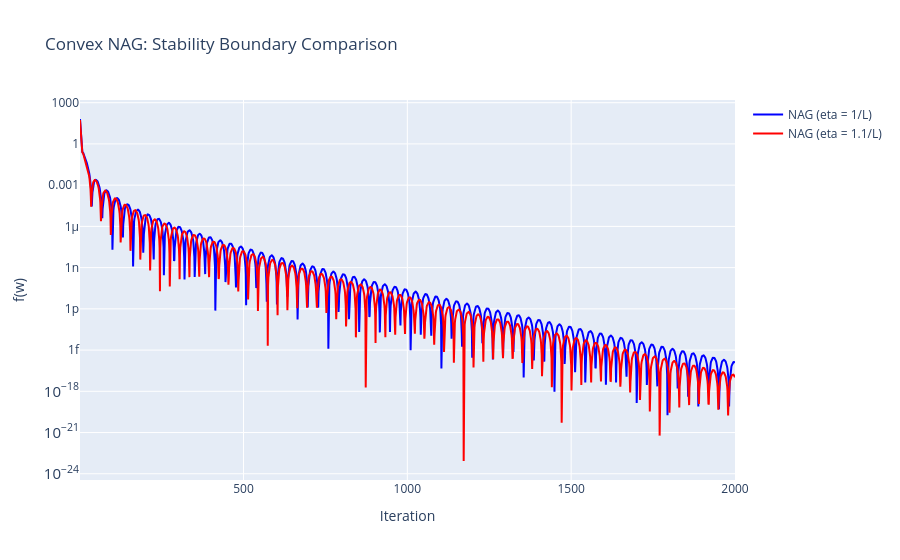

Notebook source saved alongside this figure:
### Code cell
# --- Stable case ---
eta_stable = 1 / L

def nag_with_eta(w0, steps, eta):
    w_prev = w0.copy()
    w = w0.copy()
    history = []

    for k in range(1, steps+1):
        beta_k = (k - 1) / (k + 2)
        y = w + beta_k * (w - w_prev)
        w_next = y - eta * grad(y)

        w_prev = w
        w = w_next

        history.append(f(w))

    return np.array(history)


w0 = np.random.randn(d)

nag_stable = nag_with_eta(w0,2000 , eta_stable)
nag_unstable = nag_with_eta(w0, 2000, 1.1/L)


# --- Interactive Plot ---
import plotly.graph_objects as go

k_vals = np.arange(1, 2001)

fig = go.Figure()

fig.add_trace(go.Scatter(
    x=k_vals,
    y=nag_stable,
    mode='lines',
    name='NAG (eta = 1/L)',
    line=dict(color='blue')
))

fig.add_trace(go.Scatter(
    x=k_vals,
    y=nag_unstable,
    mode='lines',
    name='NAG (eta = 1.1/L)',
    line=dict(color='red')
))

fig.update_layout(
    title="Convex NAG: Stability Boundary Comparison",
    xaxis_title="Iteration",
    yaxis_title="f(w)",
    yaxis_type="log",
)

fig.show()

### Figure 1 — Plotly figure (JSON) as saved in the notebook; plotly's stock layout.template omitted (floating-point values rounded to 4 significant figures; data arrays with more than 128 entries replaced by an {"elided": "..."} marker saying what was removed)
{"data": [{"line": {"color": "blue"}, "mode": "lines", "name": "NAG (eta = 1/L)", "type": "scatter", "x": {"elided": "2000 int values"}, "y": {"elided": "2000 float values"}}, {"line": {"color": "red"}, "mode": "lines", "name": "NAG (eta = 1.1/L)", "type": "scatter", "x": {"elided": "2000 int values"}, "y": {"elided": "2000 float values"}}], "layout": {"title": {"text": "Convex NAG: Stability Boundary Comparison"}, "xaxis": {"title": {"text": "Iteration"}}, "yaxis": {"title": {"text": "f(w)"}, "type": "log"}}}
